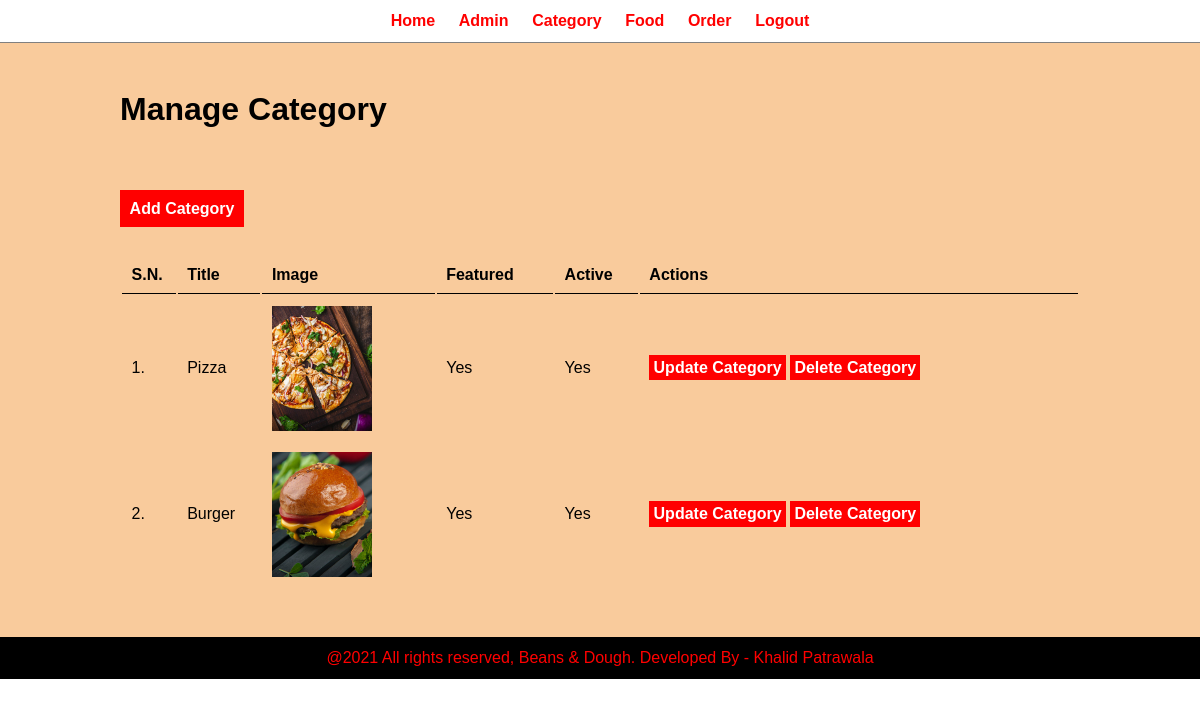
The page /admin/manage-category.php (signed in) on the database its author committed.
### tables this page shows
CREATE TABLE `tbl_category` (
  `id` int(10) UNSIGNED NOT NULL,
  `title` varchar(100) NOT NULL,
  `image_name` varchar(255) NOT NULL,
  `featured` varchar(10) NOT NULL,
  `active` varchar(10) NOT NULL
);

### admin/manage-category.php (the view, shortened to what this page needs)
<?php include('partials/menu.php'); ?>
<div class="main-content">
    <div class="wrapper">
        <h1>Manage Category</h1>
        <br /><br />
        <br><br>
                <a href="<?php echo SITEURL; ?>admin/add-category.php" class="btn-primary">Add Category</a>
                <br /><br /><br />
                <table class="tbl-full">
                    <tr>
                        <th>S.N.</th>
                        <th>Title</th>
                        <th>Image</th>
                        <th>Featured</th>
                        <th>Active</th>
                        <th>Actions</th>
                    </tr>
                    <?php
                        $sql = "SELECT * FROM tbl_category";
                        $res = mysqli_query($conn, $sql);
                        $count = mysqli_num_rows($res);
                        $sn=1;
                        if($count>0)
                        {
                            while($row=mysqli_fetch_assoc($res))
                            {
                                $id = $row['id'];
                                $title = $row['title'];
                                $image_name = $row['image_name'];
                                $featured = $row['featured'];
                                $active = $row['active'];
                                ?>
                                    <tr>
                                        <td><?php echo $sn++; ?>. </td>
                                        <td><?php echo $title; ?></td>
                                        <td>
                                            <?php
                                                if($image_name!="")
                                                {
                                                    ?>
                                                    <img src="<?php echo SITEURL; ?>images/category/<?php echo $image_name; ?>" width="100px" >
                                                    <?php
                                                }
                                                else
                                                {
                                                    echo "<div class='error'>Image not Added.</div>";
                                                }
                                            ?>
                                        </td>
                                        <td><?php echo $featured; ?></td>
                                        <td><?php echo $active; ?></td>
                                        <td>
                                            <a href="<?php echo SITEURL; ?>admin/update-category.php?id=<?php echo $id; ?>" class="btn-secondary">Update Category</a>
                                            <a href="<?php echo SITEURL; ?>admin/delete-category.php?id=<?php echo $id; ?>&image_name=<?php echo $image_name; ?>" class="btn-danger">Delete Category</a>
                                        </td>
                                    </tr>
                                <?php
                            }
                        }
                        else
                        {
                            ?>
                            <tr>
                                <td colspan="6"><div class="error">No Category Added.</div></td>
                            </tr>
                            <?php
                        }
                    ?>
                </table>
    </div>
</div>
<?php include('partials/footer.php'); ?>

### admin/partials/menu.php (shortened to what this page needs)
<html>
    <head>
        <link rel="stylesheet" href="../css/admin.css">
    </head>
    <body>
        <div class="menu text-center">
            <div class="wrapper">
                <ul>
                    <li><a href="index.php">Home</a></li>
                    <li><a href="manage-admin.php">Admin</a></li>
                    <li><a href="manage-category.php">Category</a></li>
                    <li><a href="manage-food.php">Food</a></li>
                    <li><a href="manage-order.php">Order</a></li>
                    <li><a href="logout.php">Logout</a></li>
                </ul>
            </div>
        </div>

### admin/partials/footer.php
<div class="footer">
            <div class="wrapper">
                <p class="text-center">@2021 All rights reserved, Beans & Dough. Developed By - Khalid Patrawala</p>
            </div>
        </div>
    </body>
</html>

### css/admin.css (style rules this page uses)
* { margin: 0; padding: 0; font-family: Arial, Helvetica, sans-serif; }
.wrapper { padding: 1%; width: 80%; margin: 0 auto; }
.text-center { text-align: center; }
.tbl-full { width: 100%; }
table tr th { border-bottom: 1px solid black; padding: 1%; text-align: left; }
table tr td { padding: 1%; }
.btn-primary { background-color: #FF0000; padding: 1%; color: white; text-decoration: none; font-weight: bold; }
.btn-secondary { background-color: #FF0000; padding: 1%; color: white; text-decoration: none; font-weight: bold; }
.btn-danger { background-color: #FF0000; padding: 1%; color: white; text-decoration: none; font-weight: bold; }
.menu { border-bottom: 1px solid grey; }
.menu ul { list-style-type: none; }
.menu ul li { display: inline; padding: 1%; }
.menu ul li a { text-decoration: none; font-weight: bold; color: #FF0000; }
.main-content { background-color: #F9CB9C; padding: 3% 0; }
.footer { background-color: black; color: red; }

### rows shown on the page
tbl_category: title "Pizza", image_name (picture), featured "Yes", active "Yes"
tbl_category: title "Burger", image_name (picture), featured "Yes", active "Yes"
